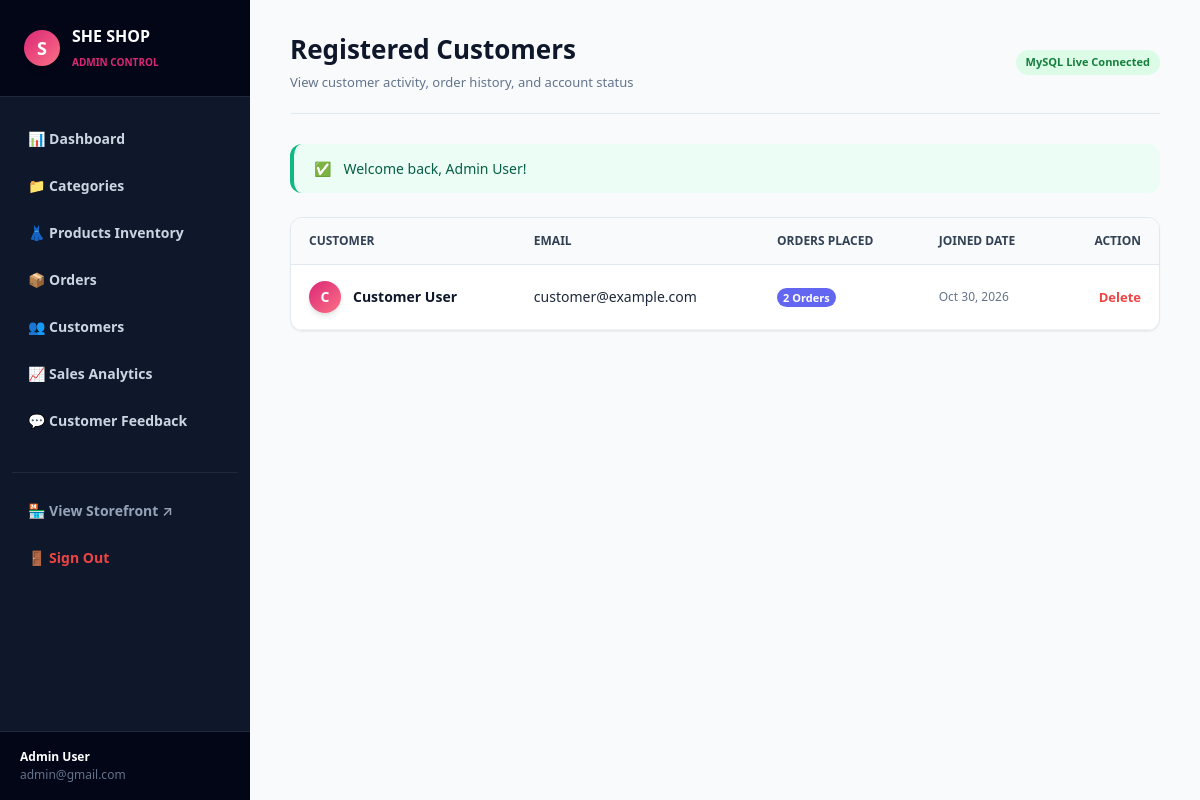
The page /admin/customers.php (signed in) on the database its author committed.
### tables this page shows
CREATE TABLE `users` (
  `id` bigint(20) unsigned NOT NULL AUTO_INCREMENT,
  `name` varchar(255) NOT NULL,
  `email` varchar(255) NOT NULL,
  `password` varchar(255) NOT NULL,
  `role` varchar(50) NOT NULL DEFAULT 'customer',
  `created_at` timestamp NULL DEFAULT CURRENT_TIMESTAMP,
  `updated_at` timestamp NULL DEFAULT CURRENT_TIMESTAMP ON UPDATE CURRENT_TIMESTAMP,
  PRIMARY KEY (`id`),
  UNIQUE KEY `users_email_unique` (`email`)
);

### config/db.php (called while the page is built, shortened)
<?php
function base_url($path = '') {
    $scriptDir = dirname($_SERVER['SCRIPT_NAME'] ?? '');
    if (strpos($scriptDir, '/admin') !== false) {
        $root = dirname($scriptDir);
    } else {
        $root = $scriptDir;
    }
    $root = rtrim(str_replace('\\', '/', $root), '/');
    return ($root ? $root : '') . '/' . ltrim($path, '/');
}

### admin/customers.php (the view, shortened to what this page needs)
<?php
require_once __DIR__ . '/../config/db.php';
$stmt = $pdo->query("SELECT u.*, COUNT(o.id) as order_count
                     FROM users u
                     LEFT JOIN orders o ON u.id = o.user_id
                     WHERE u.role = 'customer'
                     GROUP BY u.id
                     ORDER BY u.id DESC");
$customers = $stmt->fetchAll();
require_once __DIR__ . '/includes/admin_header.php';
?>
<div class="table-wrapper">
    <table class="table">
        <thead>
            <tr>
                <th>Customer</th>
                <th>Email</th>
                <th>Orders Placed</th>
                <th>Joined Date</th>
                <th style="text-align: right;">Action</th>
            </tr>
        </thead>
        <tbody>
            <?php foreach ($customers as $cust): ?>
                <tr>
                    <td style="display: flex; align-items: center; gap: 12px;">
                        <div class="logo-icon" style="width: 32px; height: 32px; font-size: 14px;">
                            <?= strtoupper(substr($cust['name'], 0, 1)); ?>
                        </div>
                        <strong style="color: var(--dark);"><?= htmlspecialchars($cust['name']); ?></strong>
                    </td>
                    <td><?= htmlspecialchars($cust['email']); ?></td>
                    <td>
                        <span class="badge" style="position: static; background: #6366f1;"><?= $cust['order_count']; ?> Orders</span>
                    </td>
                    <td style="font-size: 12px; color: var(--text-muted);"><?= date('M d, Y', strtotime($cust['created_at'])); ?></td>
                    <td style="text-align: right;">
                        <a href="<?= base_url('admin/customers.php?delete=' . $cust['id']); ?>" style="color: var(--danger); font-size: 13px; font-weight: 600;" onclick="return confirm('Delete this customer?');">Delete</a>
                    </td>
                </tr>
            <?php endforeach; ?>
        </tbody>
    </table>
</div>
<?php require_once __DIR__ . '/includes/admin_footer.php'; ?>

### assets/css/style.css (style rules this page uses)
:root { --primary: #db2777; --primary-hover: #be185d; --primary-light: #fdf2f8; --accent: #f59e0b; --dark: #0f172a; --dark-muted: #334155; --light-bg: #f8fafc; --card-bg: #ffffff; --border: #e2e8f0; --text: #1e293b; --text-muted: #64748b; --success: #10b981; --danger: #ef4444; --shadow-sm: 0 1px 2px 0 rgb(0 0 0 / 0.05); --shadow: 0 4px 6px -1px rgb(0 0 0 / 0.1), 0 2px 4px -2px rgb(0 0 0 / 0.1); --shadow-lg: 0 10px 15px -3px rgb(0 0 0 / 0.1), 0 4px 6px -4px rgb(0 0 0 / 0.1); --radius: 12px; }
* { margin: 0; padding: 0; box-sizing: border-box; font-family: 'Segoe UI', system-ui, -apple-system, sans-serif; }
body { background-color: var(--light-bg); color: var(--text); min-height: 100vh; display: flex; flex-direction: column; line-height: 1.5; }
a { color: inherit; text-decoration: none; }
.logo-icon { width: 42px; height: 42px; background: linear-gradient(135deg, var(--primary), #fb7185); color: white; font-size: 22px; font-weight: 800; border-radius: 50%; display: flex; align-items: center; justify-content: center; box-shadow: var(--shadow); }
.badge { position: absolute; top: -8px; right: -10px; background: var(--primary); color: white; font-size: 11px; font-weight: bold; border-radius: 999px; padding: 2px 6px; }
.table-wrapper { background: white; border-radius: var(--radius); border: 1px solid var(--border); overflow: hidden; box-shadow: var(--shadow-sm); }
.table { width: 100%; border-collapse: collapse; font-size: 14px; }
.table th { background: #f8fafc; padding: 14px 18px; text-align: left; font-weight: 700; color: var(--dark-muted); border-bottom: 1px solid var(--border); text-transform: uppercase; font-size: 12px; }
.table td { padding: 16px 18px; border-bottom: 1px solid #f1f5f9; vertical-align: middle; }

### rows shown on the page
users: name "C", name "Customer User", email "customer@example.com", order_count "2", created_at "Oct 30, 2026"

### other values the page prints
$adminUser['name'] "Admin User"
$adminUser['email'] "admin@gmail.com"
$headerTitle "Registered Customers"
$headerDesc "View customer activity, order history, and account status"
$successMsg "Welcome back, Admin User!"
